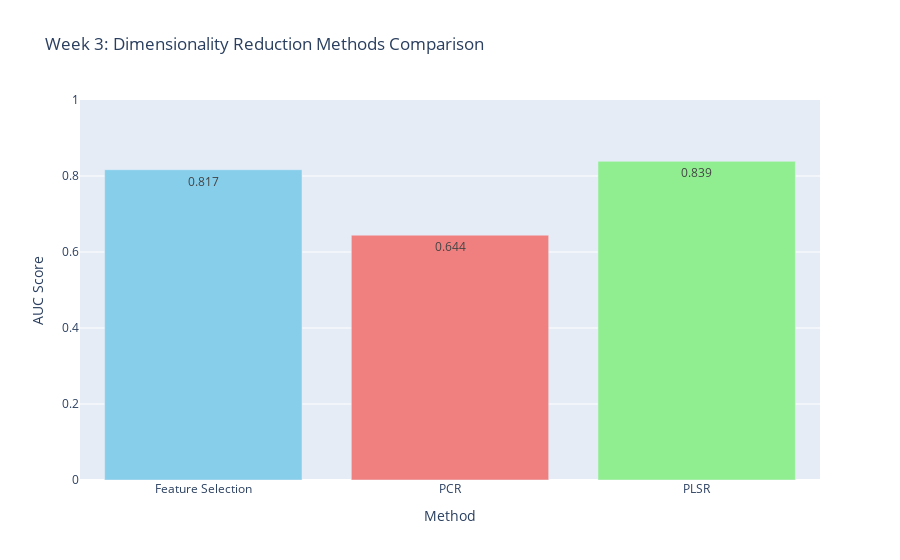

Write notebook code for a chart like this one.
### Code cell
if 'df' in globals():
    from sklearn.feature_selection import SelectKBest, f_classif
    from sklearn.decomposition import PCA
    from sklearn.cross_decomposition import PLSRegression
    from sklearn.linear_model import LogisticRegression
    from sklearn.preprocessing import StandardScaler
    from sklearn.metrics import roc_auc_score
    from sklearn.model_selection import cross_val_score
    import matplotlib.pyplot as plt
    import seaborn as sns
    import plotly.express as px
    import plotly.graph_objects as go

    # Prepare data - Use pre-encoded dataframe
    X = df.drop(columns=['fraud_reported'])
    y = df['fraud_reported']

    datetime_cols = X.select_dtypes(include=['datetime64']).columns
    X = X.drop(columns=datetime_cols)
    
    # Drop remaining categorical columns (high cardinality ones not encoded)
    categorical_cols = X.select_dtypes(include=['object']).columns
    X = X.drop(columns=categorical_cols)
    
    print(f"Using pre-encoded features: {X.shape[1]} features")
    
    #Use all features to evaluate all
    scaler = StandardScaler()
    X_scaled = scaler.fit_transform(X)

    # Feature Selection
    selector = SelectKBest(score_func=f_classif, k=20)
    X_selected = selector.fit_transform(X_scaled, y)
    selected_features = X.columns[selector.get_support()]
    print(f"Selected features: {list(selected_features)}")

    # Visualize 
    feature_scores = selector.scores_[selector.get_support()]
    feature_df = pd.DataFrame({
        'Feature': selected_features,
        'Score': feature_scores
    }).sort_values('Score', ascending=True)

    plt.figure(figsize=(12, 8))
    plt.barh(range(len(feature_df)), feature_df['Score'])
    plt.yticks(range(len(feature_df)), feature_df['Feature'])
    plt.xlabel('F-Score')
    plt.title('Top 20 Selected Features by Importance')
    plt.tight_layout()
    plt.show()

    # PCR 
    pca = PCA(n_components=10)
    X_pca = pca.fit_transform(X_scaled)
    pcr_model = LogisticRegression(max_iter=5000, solver='liblinear', random_state=42)
    pcr_model.fit(X_pca, y)
    pcr_auc = roc_auc_score(y, pcr_model.predict_proba(X_pca)[:, 1])

    # PLSR 
    pls = PLSRegression(n_components=10)
    pls.fit(X_scaled, y)
    pls_pred = pls.predict(X_scaled).flatten()
    # Clip predictions to valid probability range
    pls_pred = np.clip(pls_pred, 0, 1)
    pls_auc = roc_auc_score(y, pls_pred)

    
    plt.figure(figsize=(12, 5))
    
    plt.subplot(1, 2, 1)
    plt.plot(range(1, 11), pca.explained_variance_ratio_, 'bo-')
    plt.xlabel('Principal Component')
    plt.ylabel('Explained Variance Ratio')
    plt.title('PCA Explained Variance by Component')
    plt.grid(True)

    plt.subplot(1, 2, 2)
    plt.plot(range(1, 11), np.cumsum(pca.explained_variance_ratio_), 'ro-')
    plt.xlabel('Principal Component')
    plt.ylabel('Cumulative Explained Variance')
    plt.title('PCA Cumulative Explained Variance')
    plt.grid(True)
    
    plt.tight_layout()
    plt.show()

    # Compare methods 
    methods = ['Feature Selection', 'PCR', 'PLSR']
    # Calculate AUC as we did on week 2
    fs_model = LogisticRegression(max_iter=5000, solver='liblinear', random_state=42)
    fs_model.fit(X_selected, y)
    fs_auc = roc_auc_score(y, fs_model.predict_proba(X_selected)[:, 1])
    
    aucs = [fs_auc, pcr_auc, pls_auc]
    
    fig = go.Figure(data=[
        go.Bar(x=methods, y=aucs, text=[f'{auc:.3f}' for auc in aucs], textposition='auto',
               marker_color=['skyblue', 'lightcoral', 'lightgreen'])
    ])
    fig.update_layout(
        title='Week 3: Dimensionality Reduction Methods Comparison',
        xaxis_title='Method',
        yaxis_title='AUC Score',
        yaxis=dict(range=[0, 1])
    )
    fig.show()

    print(f"Feature Selection AUC: {fs_auc:.4f}")
    print(f"PCR AUC: {pcr_auc:.4f}")
    print(f"PLSR AUC: {pls_auc:.4f}")
else:
    print("Data not loaded.")

### Figure 1 — Plotly figure (JSON) as saved in the notebook; plotly's stock layout.template omitted (floating-point values rounded to 4 significant figures)
{"data": [{"marker": {"color": ["skyblue", "lightcoral", "lightgreen"]}, "text": ["0.817", "0.644", "0.839"], "textposition": "auto", "type": "bar", "x": ["Feature Selection", "PCR", "PLSR"], "y": [0.8165, 0.6443, 0.8386]}], "layout": {"title": {"text": "Week 3: Dimensionality Reduction Methods Comparison"}, "xaxis": {"title": {"text": "Method"}}, "yaxis": {"range": [0, 1], "title": {"text": "AUC Score"}}}}
